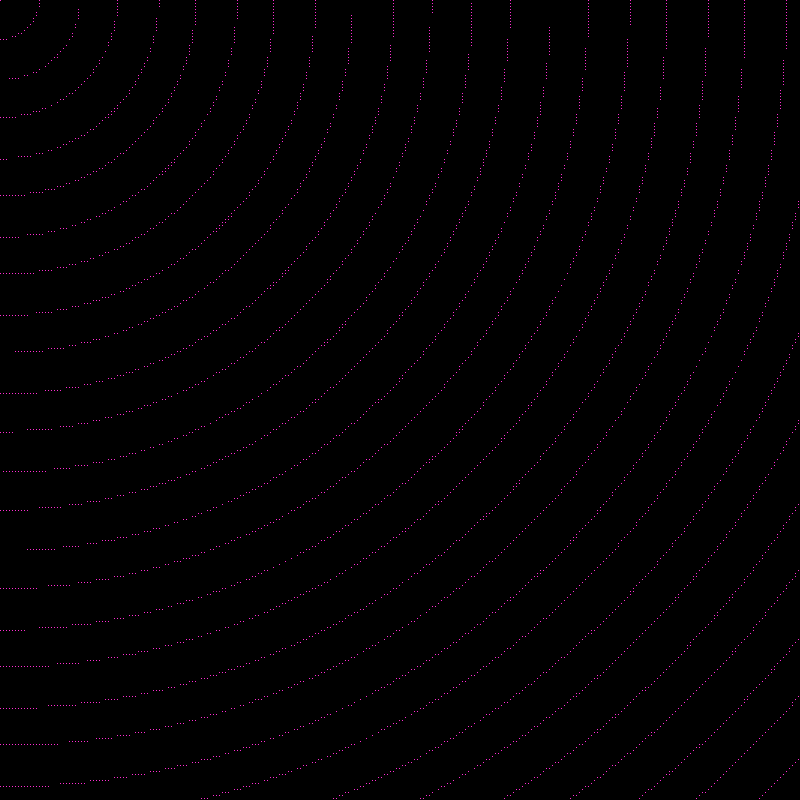
Frame 1 (no input)
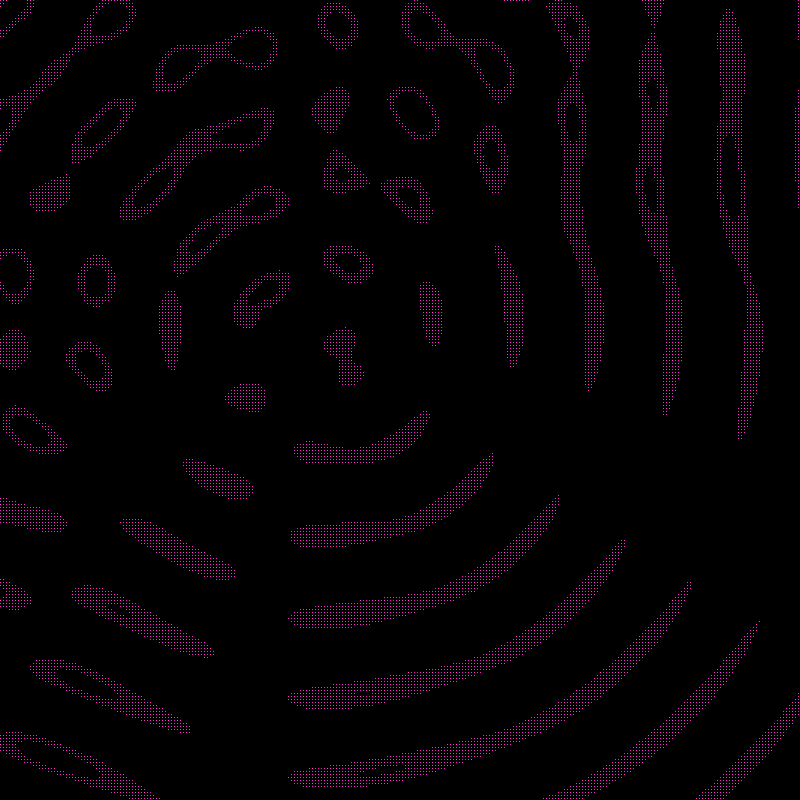
Frame 60 (the mouse pressed at the canvas centre just before this capture)
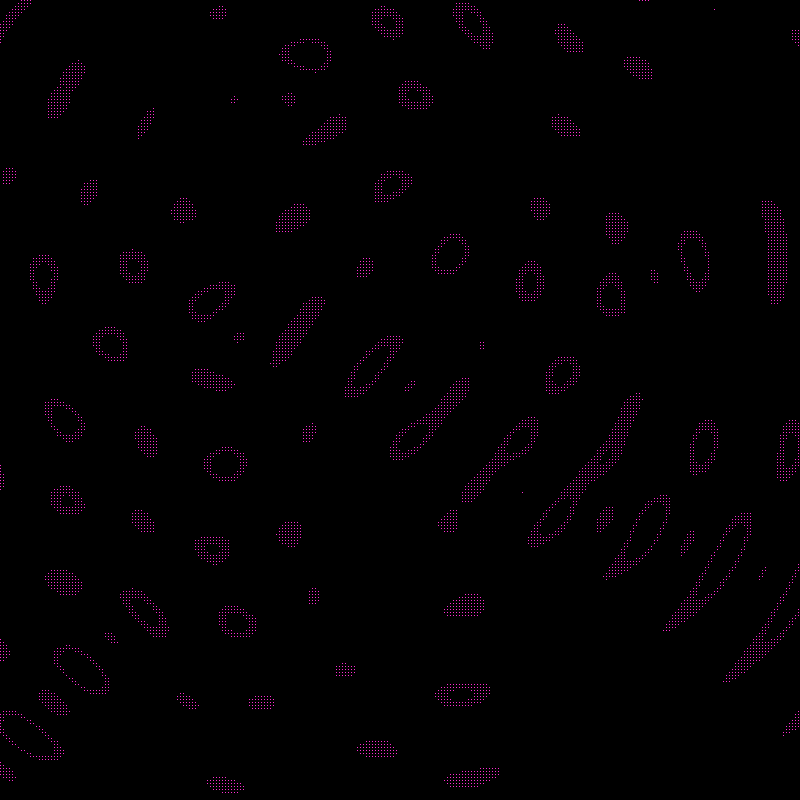
Frame 120 (the mouse held since frame 60 and released just before this capture)

The Processing sketch that drew these frames (run headless with seeded random() and noise(); from frame 60 on, the mouse is pressed at the canvas centre):

// Processing sketch: sketch_5_5_ripple
// ── sketch_5_5_ripple.pde
//Aven, See Through Kinect, Spring 2018
//http://aven.cc
//https://github.com/aaaven/STK2018/wiki/

PVector[] points;
void setup() {
  size(800, 800);
  //initilize points
  points = new PVector[20];
  for (int i = 0; i < points.length; i++) {
    points[i] = new PVector();
  }
}

void draw() {
  background(0);
  
  loadPixels();
  for (int x = 0; x < width; x += 3) {
    for (int y = 0; y < height; y += 3) {
      float d = 0;
      for (int i = 0; i < points.length; i += 3) {
        d += sin(0.08 * dist(x, y, points[i].x, points[i].y));
      }
      d /= points.length;
      int index = y*width + x;
      if (floor(d * 15+ frameCount * 0.1) % 7 == 0) pixels[index] = #FF2CD2;
      //else pixels[index] = #21073E;
      //pixels[index] = floor(d * 15+ frameCount * 0.1) % 7 == 0 ? #FF2CD2 : #21073E;
    }
  }
  updatePixels();

  for (int i = 0; i < points.length; i++) {
    points[i].set(
      mouseX/2 + width/2 * sin(frameCount*i*0.0011) * sin(frameCount*i*0.0017), 
      mouseY/2 + height/2 * sin(frameCount*i*0.0013) * sin(frameCount*i*0.0019));
  }
}
